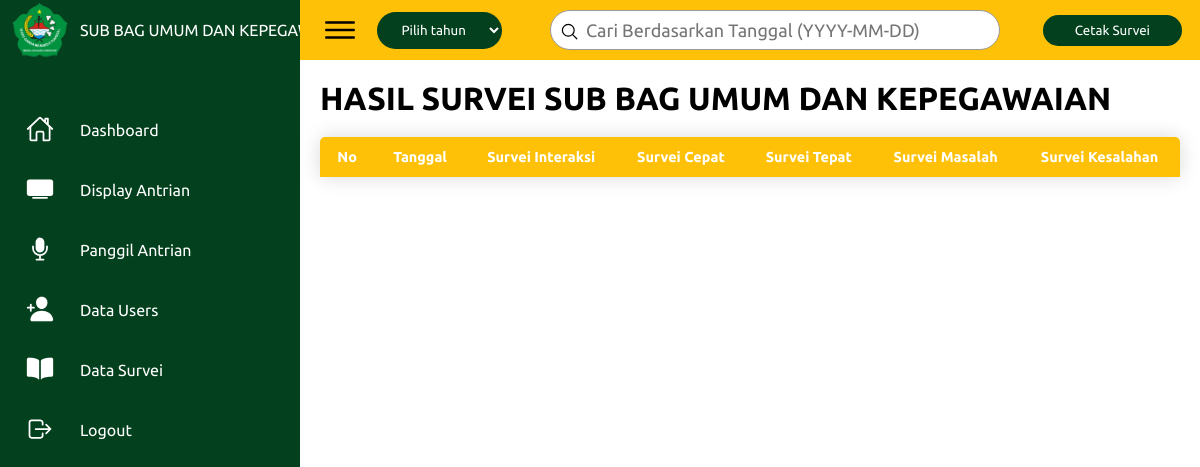
The page /bidang/survei.php (signed in) on the database its author committed.
### tables this page shows
CREATE TABLE `bidang` (
  `id_bidang` int(11) NOT NULL,
  `id_profil` int(11) NOT NULL,
  `nama_bidang` varchar(100) NOT NULL
);

CREATE TABLE `profil` (
  `id_profil` int(11) NOT NULL,
  `nama_instansi` varchar(100) NOT NULL,
  `alamat` varchar(100) NOT NULL
);

### bidang/survei.php (the view, shortened to what this page needs)
<!DOCTYPE html>
<html lang="en">
<head>
    <link rel="stylesheet" href="../assets/css/main.css">
</head>
<body>
    <?php include "../config/database.php"; ?>
    <?php include 'layout_bidang.php'; ?>
    <div class="container">
        <div class="main">
            <div class="topbar">
                <div class="toggle">
                    <ion-icon name="menu-outline"></ion-icon>
                </div>
                <form action="" method="get" style="display: flex; align-items: center;">
                    <div class="filter">
                        <select id="tahunSelect" name="tahun">
                            <option value="">Pilih tahun</option>
                        </select>
                    </div>
                </form>
                <form action="" method="get" style="display: flex; align-items: center;">
                    <div class="search">
                        <label>
                            <input type="text" name="cari" placeholder="Cari Berdasarkan Tanggal (YYYY-MM-DD)">
                            <ion-icon name="search-outline"></ion-icon>
                        </label>
                    </div>
                </form>
                <div id="cetak">
                    <form action="cetak_survei_bidang.php" method="get">
                        <button type="submit">Cetak Survei</button>
                    </form>
                </div>
            </div>
            <div class="table">
                <?php
        if (isset($_SESSION['id_bidang'])) {
            $id_bidang = $_SESSION['id_bidang'];
            $data = mysqli_query($conn, "SELECT * FROM bidang WHERE id_bidang ='$id_bidang'");
            while ($tampil = mysqli_fetch_array($data)) {
                echo "<h1>HASIL SURVEI " . $tampil['nama_bidang'] . "</h1>";
            }
        }
        ?>
                <table class="content-table">
                    <thead>
                        <th>No</th>
                        <th>Tanggal</th>
                        <th>Survei Interaksi</th>
                        <th>Survei Cepat</th>
                        <th>Survei Tepat</th>
                        <th>Survei Masalah</th>
                        <th>Survei Kesalahan</th>
                    </thead>
                </table>
</body>
</html>

### bidang/layout_bidang.php (shortened to what this page needs)
<!DOCTYPE html>
<html lang="en">
<head>
    <link rel="stylesheet" href="../assets/css/main.css">
</head>
<body>
    <?php include "../config/database.php"; ?>
    <div class="container">
        <div class="navigation">
            <ul>
                <li>
                    <a>
                        <?php
                        $id_bidang = $_SESSION['id_bidang'];
                        $data = mysqli_query($conn, "SELECT * FROM bidang WHERE id_bidang='$id_bidang'");
                        while ($tampil = mysqli_fetch_array($data) ){ ?>
                        <img src="../assets/imgs/logo.png" class="icon"></img>
                        <span class="title"><?php echo $tampil['nama_bidang'];?></span>
                        <?php } ?>
                    </a>
                </li>
                <li>
                    <a href="dashboard.php">
                        <span class="icon">
                            <ion-icon name="home-outline"></ion-icon>
                        </span>
                        <span class="title">Dashboard</span>
                    </a>
                </li>
                <li>
                    <a href="display.php">
                        <span class="icon">
                            <ion-icon name="tv"></ion-icon>
                        </span>
                        <span class="title">Display Antrian</span>
                    </a>
                </li>
                <li>
                    <a href="panggilAntrian.php">
                        <span class="icon">
                            <ion-icon name="mic"></ion-icon>
                        </span>
                        <span class="title">Panggil Antrian</span>
                    </a>
                </li>
                <li>
                    <a href="user.php">
                        <span class="icon">
                            <ion-icon name="person-add"></ion-icon>
                        </span>
                        <span class=" title">Data Users
                        </span>
                    </a>
                </li>
                <li>
                    <a href="survei.php">
                        <span class="icon">
                            <ion-icon name="book"></ion-icon>
                        </span>
                        <span class="title">Data Survei</span>
                    </a>
                </li>
                <li>
                    <a href="../logout.php">
                        <?php
                        include "../config/database.php";
                        $id_profil = $_SESSION['id_profil'];
                        $data = mysqli_query($conn, "SELECT * FROM profil WHERE id_profil='$id_profil'");
                        while ($tampil = mysqli_fetch_array($data) ){
                        ?>
                        <span class="icon">
                            <ion-icon name="log-out-outline"></ion-icon>
                        </span>
                        <span class="title">Logout</span>
                        <?php } ?>
                    </a>
                </li>
            </ul>
        </div>
</body>
</html>

### assets/css/main.css (style rules this page uses)
* { font-family: "Ubuntu", sans-serif; margin: 0; padding: 0; box-sizing: border-box; }
:root { --green: #03401d; --white: #fff; --gray: #f5f5f5; --black1: #222; --black2: #999; --yellow: #ffc107; --white2: #f2f3f4; }
body { min-height: 100vh; overflow-x: hidden; }
.container { position: relative; width: 100%; }
.navigation { position: fixed; width: 300px; height: 100%; background: var(--green); border-left: 10px solid var(--green); transition: 0.5s; overflow: hidden; }
.navigation ul { position: absolute; top: 0; left: 0; width: 100%; }
.navigation ul li { position: relative; width: 100%; list-style: none; border-top-left-radius: 30px; border-bottom-left-radius: 30px; }
.navigation ul li:nth-child(1) { margin-bottom: 40px; pointer-events: none; }
.navigation ul li a { position: relative; display: block; width: 100%; display: flex; text-decoration: none; color: var(--white); }
.navigation ul li a .icon { position: relative; display: block; min-width: 60px; height: 60px; line-height: 75px; text-align: center; }
.navigation ul li a .icon ion-icon { font-size: 1.75rem; }
.navigation ul li a .title { position: relative; display: block; padding: 0 10px; height: 60px; line-height: 60px; text-align: start; white-space: nowrap; }
.main { position: absolute; width: calc(100% - 300px); left: 300px; min-height: 100vh; background: var(--white); transition: 0.5s; }
.topbar { width: 100%; height: 60px; display: flex; justify-content: space-between; align-items: center; padding: 0 10px; background: var(--yellow); }
.toggle { position: relative; width: 60px; height: 60px; display: flex; justify-content: center; align-items: center; font-size: 2.5rem; cursor: pointer; }
.search { position: relative; width: 450px; margin: 0 10px; }
.search label { position: relative; width: auto; }
.search label input { width: 100%; height: 40px; border-radius: 40px; padding: 5px 20px; padding-left: 35px; font-size: 18px; outline: none; border: 1px solid var(--black2); }
.search label ion-icon { position: absolute; top: 0; left: 10px; font-size: 1.2rem; }
.table { margin: 20px; }
.content-table { border-collapse: collapse; margin: 20px 0; font-size: 0.9em; min-width: 400px; border-radius: 5px 5px 0 0; overflow: hidden; box-shadow: 0 0 20px rgba(0, 0, 0, 0.15); width: 100%; }
.content-table th, .content-table td { padding: 12px 15px; }
.filter { font-size: 18px; }
select { padding: 10px 20px; background-color: var(--green); border: 0px solid var(--green); margin-right: 30px; border-radius: 40px; color: var(--white); width: auto; }
button { position: relative; padding: 6px 30px; left: -8px; border: 2px solid var(--green); background-color: var(--green); color: var(--white); border-radius: 40px; }

### rows shown on the page
bidang: nama_bidang "SUB BAG UMUM DAN…", nama_bidang "SUB BAG UMUM DAN KEPEGAWAIAN"
